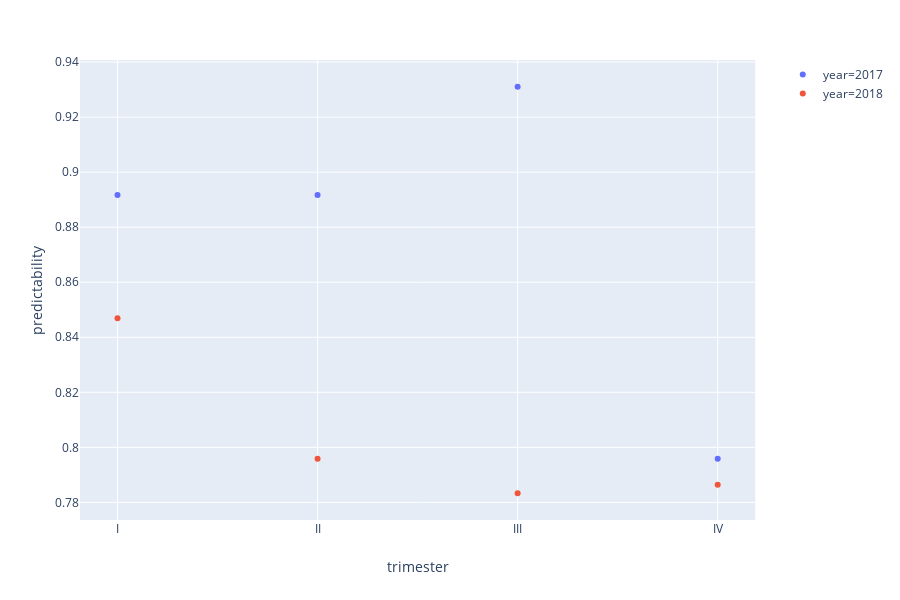

Notebook source saved alongside this figure:
### Code cell
df_localidad = df_prediction[df_prediction["localidad"] == "BOSA"]
fig = px.scatter(df_localidad, x="trimester", y="predictability",color="year")
fig.show()

### Figure 1 — Plotly figure (JSON) as saved in the notebook; plotly's stock layout.template omitted (floating-point values rounded to 4 significant figures)
{"data": [{"hoverlabel": {"namelength": 0}, "hovertemplate": "year=2017<br>trimester=%{x}<br>predictability=%{y}", "legendgroup": "year=2017", "marker": {"color": "#636efa", "symbol": "circle"}, "mode": "markers", "name": "year=2017", "showlegend": true, "type": "scatter", "x": ["I", "II", "III", "IV"], "xaxis": "x", "y": ["0.8916629297252742", "0.8916629297252742", "0.9310305249493941", "0.7958175042062052"], "yaxis": "y"}, {"hoverlabel": {"namelength": 0}, "hovertemplate": "year=2018<br>trimester=%{x}<br>predictability=%{y}", "legendgroup": "year=2018", "marker": {"color": "#EF553B", "symbol": "circle"}, "mode": "markers", "name": "year=2018", "showlegend": true, "type": "scatter", "x": ["I", "II", "III", "IV"], "xaxis": "x", "y": ["0.8469506943242516", "0.7958175042062056", "0.7833258594505483", "0.7863774660252085"], "yaxis": "y"}], "layout": {"height": 600, "legend": {"tracegroupgap": 0}, "margin": {"t": 60}, "xaxis": {"anchor": "y", "domain": [0, 0.98], "title": {"text": "trimester"}}, "yaxis": {"anchor": "x", "domain": [0, 1], "title": {"text": "predictability"}}}}
